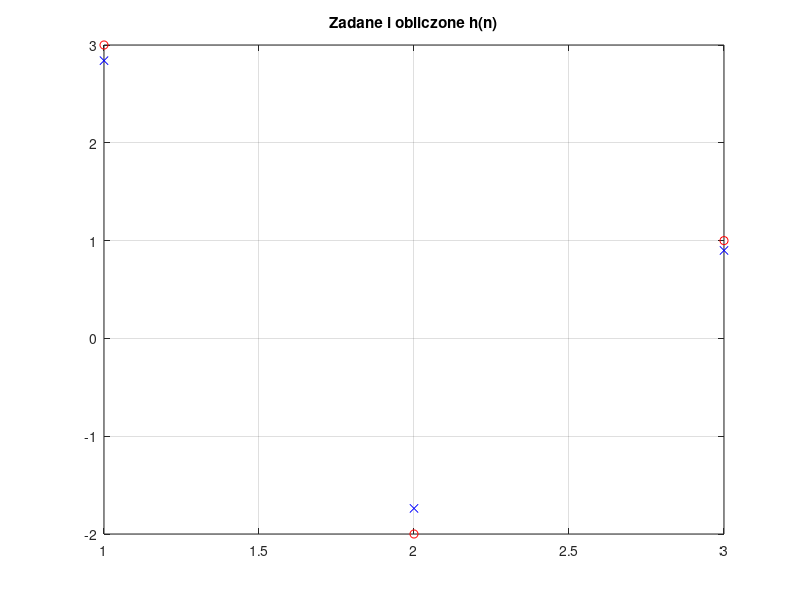

Reproduce this figure in MATLAB.
% approx_channel.m
% Estymacja odpowiedzi impulsowej kanalu transmisji, u nas karty dzwiekowej
clear all; close all;

h = [3; -2; 1 ];    % symulowana  odpowiedz impulsowa kanalu
%load h.dat         % rzeczywista odpowiedz impulsowa kanalu
L = length(h);      % liczba wag                           
figure; stem(h,'filled'); title('h(n)'); grid; pause

prbs = 2*round( rand(7*L,1) )-1;                                % pobudzenie kanalu
%prbs=[-1,-1,-1,-1,1,-1,1,-1,1,1,1,-1,1,1,-1,1,-1,1,-1,-1,1]';   % krotkie 
%prbs=[1,2,3,4,5,6,7,8,9,10,11,12,13,14,15,16,17,18,19,20,21]'; % test dla X
x = [ prbs ];  N = length(x);

r = x(L:-1:1);              % pierwszy wiersz     
c = x(L:N);                 % pierwsza kolumna
X = toeplitz(c,r), pause    % macierz pobudzenia o strukturze Toeplitza

y = X*h;                    % wynik przejscia pobudzenia przez uklad h(n)
SNR=0; y = awgn(y,SNR);    % dodanie szumu, tak aby otrzymac zadny SNR 
%he = pinv(X)*y;            % czyli inv(X'*X) * X'*y = Rxx * rxy
he = X \ y;                 % to samo zoptymalizowane obliczeniowo
plot(1:L,h,'ro',1:L,he,'bx'); title('Zadane i obliczone h(n)'); grid; pause
